Frame 1 (no input): blank canvas, image omitted
Frame 60 (no input): blank canvas, image omitted
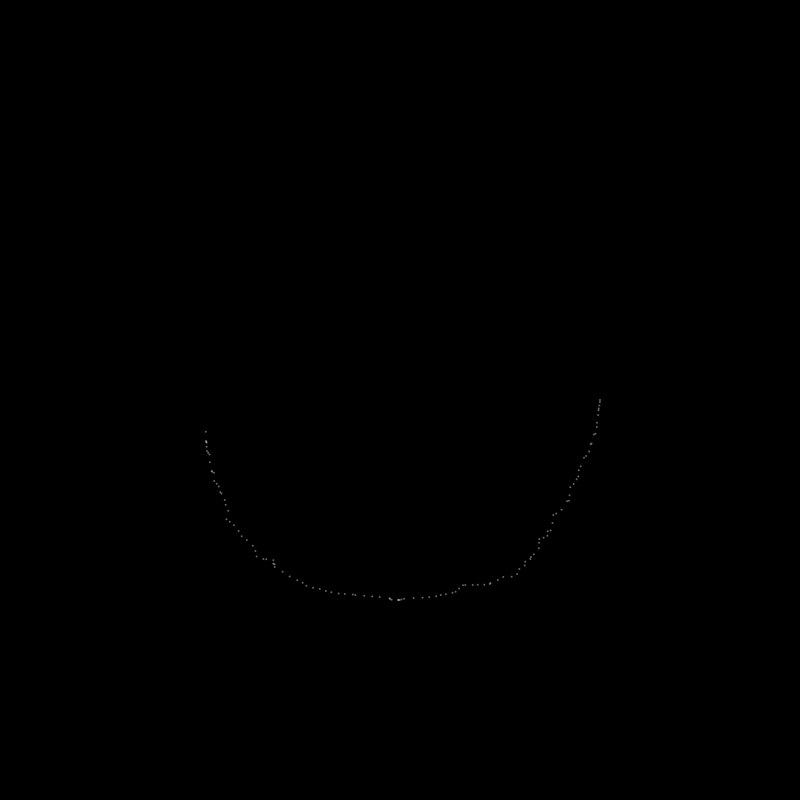
Frame 120 (the mouse pressed at the canvas centre since frame 60)

The p5.js sketch whose frames 1 and 60 were blank and that drew this single picture after the mouse press (run headless with seeded random() and noise() and a simulated clock; from frame 60 on, the mouse is pressed at the canvas centre):

// p5.js sketch
// ── sketch.js
let offsetX = 0;
let offsetY = 0;
let max;// = 200;

function setup() {
  createCanvas(800, 800);
  max = width/4;
  print("working");
  noStroke();
  background(0);
}

function draw() {
  fill(255, 100);
  let x = cos(offsetX) * max + width/2;
  let y = sin(offsetY) * max + height/2;

  ellipse(x, y, 2, 2);

  if(x == 0){
    print(boom);
  }

  offsetX += random(0.05);
  offsetY += random(0.05);

  if(frameCount % 100 == 0){
    max += random(-10, 10);
     
    console.log("boom");
    // offSetX = 0;
  }

}



function windowResized() {
  resizeCanvas(windowWidth, windowHeight);
}
